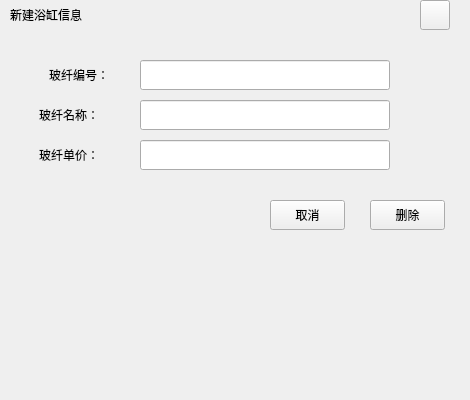
<?xml version="1.0" encoding="UTF-8"?>
<ui version="4.0">
 <class>FiberDele</class>
 <widget class="QWidget" name="FiberDele">
  <property name="geometry">
   <rect>
    <x>0</x>
    <y>0</y>
    <width>470</width>
    <height>400</height>
   </rect>
  </property>
  <property name="windowTitle">
   <string>Form</string>
  </property>
  <widget class="QPushButton" name="CloseBtn">
   <property name="geometry">
    <rect>
     <x>420</x>
     <y>0</y>
     <width>30</width>
     <height>30</height>
    </rect>
   </property>
   <property name="text">
    <string/>
   </property>
  </widget>
  <widget class="QLabel" name="UserLab_2">
   <property name="geometry">
    <rect>
     <x>39</x>
     <y>140</y>
     <width>101</width>
     <height>30</height>
    </rect>
   </property>
   <property name="text">
    <string>玻纤单价：</string>
   </property>
  </widget>
  <widget class="QLineEdit" name="FiberGlassID">
   <property name="geometry">
    <rect>
     <x>140</x>
     <y>60</y>
     <width>250</width>
     <height>30</height>
    </rect>
   </property>
  </widget>
  <widget class="QLineEdit" name="FiberGlassName">
   <property name="geometry">
    <rect>
     <x>140</x>
     <y>100</y>
     <width>250</width>
     <height>30</height>
    </rect>
   </property>
  </widget>
  <widget class="QLabel" name="TitleLab">
   <property name="geometry">
    <rect>
     <x>0</x>
     <y>10</y>
     <width>461</width>
     <height>31</height>
    </rect>
   </property>
   <property name="text">
    <string/>
   </property>
  </widget>
  <widget class="QLineEdit" name="FiberGlassPrice">
   <property name="geometry">
    <rect>
     <x>140</x>
     <y>140</y>
     <width>250</width>
     <height>30</height>
    </rect>
   </property>
  </widget>
  <widget class="QLabel" name="UserLab_1">
   <property name="geometry">
    <rect>
     <x>39</x>
     <y>100</y>
     <width>101</width>
     <height>30</height>
    </rect>
   </property>
   <property name="text">
    <string>玻纤名称：</string>
   </property>
  </widget>
  <widget class="QLabel" name="UserLab_3">
   <property name="geometry">
    <rect>
     <x>49</x>
     <y>60</y>
     <width>91</width>
     <height>30</height>
    </rect>
   </property>
   <property name="text">
    <string>玻纤编号：</string>
   </property>
  </widget>
  <widget class="QPushButton" name="CancleBtn">
   <property name="geometry">
    <rect>
     <x>270</x>
     <y>200</y>
     <width>75</width>
     <height>30</height>
    </rect>
   </property>
   <property name="text">
    <string>取消</string>
   </property>
  </widget>
  <widget class="QLabel" name="InerLab">
   <property name="geometry">
    <rect>
     <x>50</x>
     <y>80</y>
     <width>401</width>
     <height>231</height>
    </rect>
   </property>
   <property name="styleSheet">
    <string notr="true"/>
   </property>
   <property name="text">
    <string/>
   </property>
  </widget>
  <widget class="QPushButton" name="DeleBtn">
   <property name="geometry">
    <rect>
     <x>370</x>
     <y>200</y>
     <width>75</width>
     <height>30</height>
    </rect>
   </property>
   <property name="text">
    <string>删除</string>
   </property>
  </widget>
  <widget class="QLabel" name="label">
   <property name="geometry">
    <rect>
     <x>10</x>
     <y>0</y>
     <width>151</width>
     <height>30</height>
    </rect>
   </property>
   <property name="text">
    <string>新建浴缸信息</string>
   </property>
  </widget>
  <zorder>InerLab</zorder>
  <zorder>TitleLab</zorder>
  <zorder>CloseBtn</zorder>
  <zorder>UserLab_2</zorder>
  <zorder>FiberGlassID</zorder>
  <zorder>FiberGlassName</zorder>
  <zorder>FiberGlassPrice</zorder>
  <zorder>UserLab_1</zorder>
  <zorder>UserLab_3</zorder>
  <zorder>CancleBtn</zorder>
  <zorder>DeleBtn</zorder>
  <zorder>label</zorder>
 </widget>
 <resources/>
 <connections/>
</ui>
